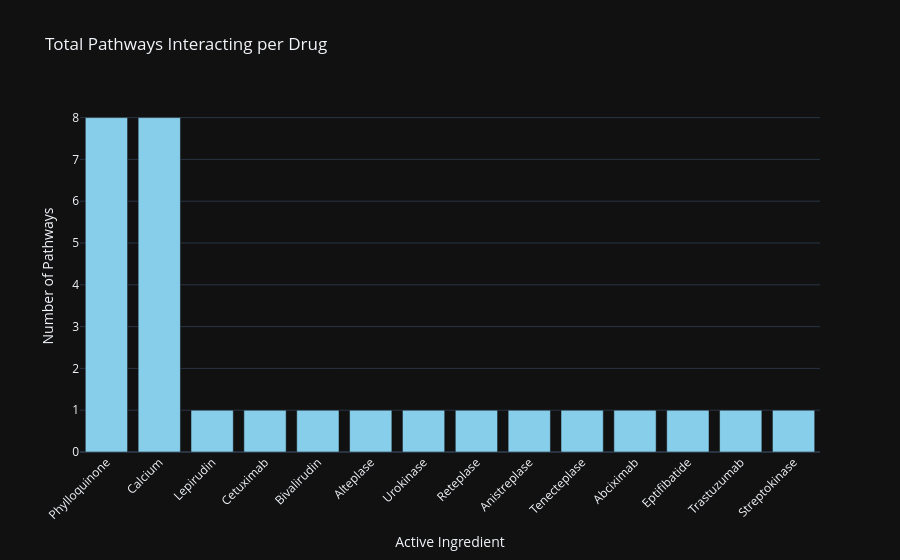

This figure's notebook cell:
### Markdown cell above
## 4. Biological Pathway Analysis
Extracting pathway interactions, rendering bipartite networks, and aggregating pathway counts per drug.

### Code cell
df_pathways = parser.extract_pathways()
print(f"Total Unique Pathways: {df_pathways['SMPDB_ID'].nunique()}")
display(df_pathways.head())

# Bipartite Network Visualization
PharmaVisualizer.plot_bipartite_pathway_network(df_pathways)

# Pathway frequency per drug
PharmaVisualizer.plot_pathway_counts(df_pathways)

### Figure 1 — Plotly figure (JSON) as saved in the notebook; plotly's stock layout.template omitted (floating-point values rounded to 4 significant figures)
{"data": [{"hovertemplate": "Active Ingredient=%{x}<br>Number of Pathways=%{y}<extra></extra>", "legendgroup": "", "marker": {"color": "skyblue", "pattern": {"shape": ""}}, "name": "", "orientation": "v", "showlegend": false, "textposition": "auto", "type": "bar", "x": ["Phylloquinone", "Calcium", "Lepirudin", "Cetuximab", "Bivalirudin", "Alteplase", "Urokinase", "Reteplase", "Anistreplase", "Tenecteplase", "Abciximab", "Eptifibatide", "Trastuzumab", "Streptokinase"], "xaxis": "x", "y": [8, 8, 1, 1, 1, 1, 1, 1, 1, 1, 1, 1, 1, 1], "yaxis": "y"}], "layout": {"barmode": "relative", "legend": {"tracegroupgap": 0}, "title": {"text": "Total Pathways Interacting per Drug"}, "xaxis": {"anchor": "y", "domain": [0.0, 1.0], "tickangle": -45, "title": {"text": "Active Ingredient"}}, "yaxis": {"anchor": "x", "domain": [0.0, 1.0], "title": {"text": "Number of Pathways"}}}}
